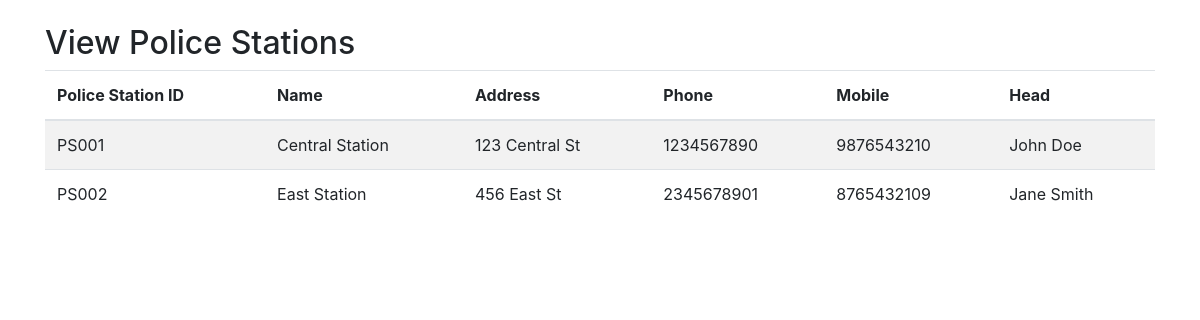
The app's page /view_stations.php with its own data.
### tables this page shows
CREATE TABLE `police_station_master` (
  `PStation_Id` varchar(10) NOT NULL,
  `PStation_Name` varchar(30) NOT NULL,
  `Address` varchar(50) NOT NULL,
  `Phone` decimal(10,0) DEFAULT NULL,
  `Mobile` decimal(10,0) DEFAULT NULL,
  `PStation_Head` varchar(20) NOT NULL,
  `Password` varchar(10) NOT NULL
);

### view_stations.php (the view, shortened to what this page needs)
<?php include('includes/db_connect.php'); ?>
<!DOCTYPE html>
<html>
<head>
    <link rel="stylesheet" href="https://stackpath.bootstrapcdn.com/bootstrap/4.5.2/css/bootstrap.min.css">
</head>
<body>
    <div class="container">
        <h2 class="mt-4">View Police Stations</h2>
        <table class="table table-striped">
            <thead>
                <tr>
                    <th>Police Station ID</th>
                    <th>Name</th>
                    <th>Address</th>
                    <th>Phone</th>
                    <th>Mobile</th>
                    <th>Head</th>
                </tr>
            </thead>
            <tbody>
                <?php
                $sql = "SELECT * FROM Police_Station_Master";
                $result = $conn->query($sql);
                if ($result->num_rows > 0) {
                    while($row = $result->fetch_assoc()) {
                        echo "<tr><td>" . $row["PStation_Id"]. "</td><td>" . $row["PStation_Name"]. "</td><td>" . $row["Address"]. "</td><td>" . $row["Phone"]. "</td><td>" . $row["Mobile"]. "</td><td>" . $row["PStation_Head"]. "</td></tr>";
                    }
                } else {
                    echo "<tr><td colspan='6'>No police stations found</td></tr>";
                }
                ?>
            </tbody>
        </table>
    </div>
</body>
</html>

### records on screen
police_station_master: PStation_Id "PS001", PStation_Name "Central Station", Address "123 Central St", Phone "1234567890", Mobile "9876543210", PStation_Head "John Doe"
police_station_master: PStation_Id "PS002", PStation_Name "East Station", Address "456 East St", Phone "2345678901", Mobile "8765432109", PStation_Head "Jane Smith"
